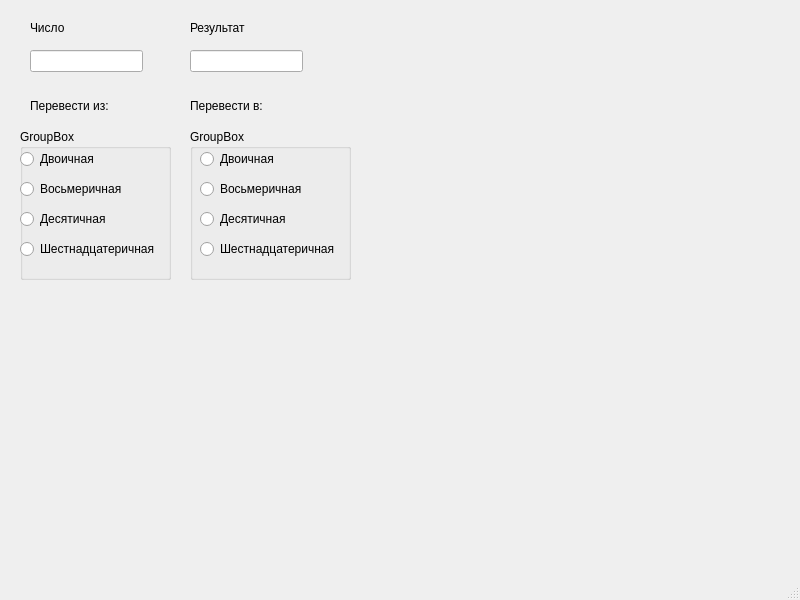
<?xml version="1.0" encoding="UTF-8"?>
<ui version="4.0">
 <class>MainWindow</class>
 <widget class="QMainWindow" name="MainWindow">
  <property name="geometry">
   <rect>
    <x>0</x>
    <y>0</y>
    <width>800</width>
    <height>600</height>
   </rect>
  </property>
  <property name="windowTitle">
   <string>MainWindow</string>
  </property>
  <widget class="QWidget" name="centralwidget">
   <widget class="QLabel" name="label">
    <property name="geometry">
     <rect>
      <x>30</x>
      <y>90</y>
      <width>101</width>
      <height>31</height>
     </rect>
    </property>
    <property name="text">
     <string>Перевести из:</string>
    </property>
   </widget>
   <widget class="QLabel" name="label_2">
    <property name="geometry">
     <rect>
      <x>190</x>
      <y>90</y>
      <width>91</width>
      <height>31</height>
     </rect>
    </property>
    <property name="text">
     <string>Перевести в:</string>
    </property>
    <property name="textFormat">
     <enum>Qt::AutoText</enum>
    </property>
   </widget>
   <widget class="QGroupBox" name="groupBox">
    <property name="geometry">
     <rect>
      <x>20</x>
      <y>129</y>
      <width>151</width>
      <height>151</height>
     </rect>
    </property>
    <property name="title">
     <string>GroupBox</string>
    </property>
    <widget class="QRadioButton" name="radioButton">
     <property name="geometry">
      <rect>
       <x>0</x>
       <y>20</y>
       <width>95</width>
       <height>20</height>
      </rect>
     </property>
     <property name="text">
      <string>Двоичная</string>
     </property>
    </widget>
    <widget class="QRadioButton" name="radioButton_2">
     <property name="geometry">
      <rect>
       <x>0</x>
       <y>50</y>
       <width>121</width>
       <height>20</height>
      </rect>
     </property>
     <property name="text">
      <string>Восьмеричная</string>
     </property>
    </widget>
    <widget class="QRadioButton" name="radioButton_3">
     <property name="geometry">
      <rect>
       <x>0</x>
       <y>80</y>
       <width>95</width>
       <height>20</height>
      </rect>
     </property>
     <property name="text">
      <string>Десятичная</string>
     </property>
    </widget>
    <widget class="QRadioButton" name="radioButton_4">
     <property name="geometry">
      <rect>
       <x>0</x>
       <y>110</y>
       <width>151</width>
       <height>20</height>
      </rect>
     </property>
     <property name="text">
      <string>Шестнадцатеричная</string>
     </property>
    </widget>
   </widget>
   <widget class="QGroupBox" name="groupBox_2">
    <property name="geometry">
     <rect>
      <x>190</x>
      <y>129</y>
      <width>161</width>
      <height>151</height>
     </rect>
    </property>
    <property name="title">
     <string>GroupBox</string>
    </property>
    <widget class="QRadioButton" name="radioButton_5">
     <property name="geometry">
      <rect>
       <x>10</x>
       <y>20</y>
       <width>95</width>
       <height>20</height>
      </rect>
     </property>
     <property name="text">
      <string>Двоичная</string>
     </property>
    </widget>
    <widget class="QRadioButton" name="radioButton_6">
     <property name="geometry">
      <rect>
       <x>10</x>
       <y>50</y>
       <width>121</width>
       <height>20</height>
      </rect>
     </property>
     <property name="text">
      <string>Восьмеричная</string>
     </property>
    </widget>
    <widget class="QRadioButton" name="radioButton_7">
     <property name="geometry">
      <rect>
       <x>10</x>
       <y>80</y>
       <width>101</width>
       <height>20</height>
      </rect>
     </property>
     <property name="text">
      <string>Десятичная</string>
     </property>
    </widget>
    <widget class="QRadioButton" name="radioButton_8">
     <property name="geometry">
      <rect>
       <x>10</x>
       <y>110</y>
       <width>151</width>
       <height>20</height>
      </rect>
     </property>
     <property name="text">
      <string>Шестнадцатеричная</string>
     </property>
    </widget>
   </widget>
   <widget class="QLabel" name="label_3">
    <property name="geometry">
     <rect>
      <x>30</x>
      <y>20</y>
      <width>55</width>
      <height>16</height>
     </rect>
    </property>
    <property name="text">
     <string>Число</string>
    </property>
   </widget>
   <widget class="QLabel" name="label_4">
    <property name="geometry">
     <rect>
      <x>190</x>
      <y>20</y>
      <width>71</width>
      <height>16</height>
     </rect>
    </property>
    <property name="text">
     <string>Результат</string>
    </property>
   </widget>
   <widget class="QLineEdit" name="lineEdit">
    <property name="geometry">
     <rect>
      <x>30</x>
      <y>50</y>
      <width>113</width>
      <height>22</height>
     </rect>
    </property>
   </widget>
   <widget class="QLineEdit" name="lineEdit_2">
    <property name="geometry">
     <rect>
      <x>190</x>
      <y>50</y>
      <width>113</width>
      <height>22</height>
     </rect>
    </property>
   </widget>
  </widget>
  <widget class="QMenuBar" name="menubar">
   <property name="geometry">
    <rect>
     <x>0</x>
     <y>0</y>
     <width>800</width>
     <height>26</height>
    </rect>
   </property>
  </widget>
  <widget class="QStatusBar" name="statusbar"/>
 </widget>
 <resources/>
 <connections/>
</ui>
